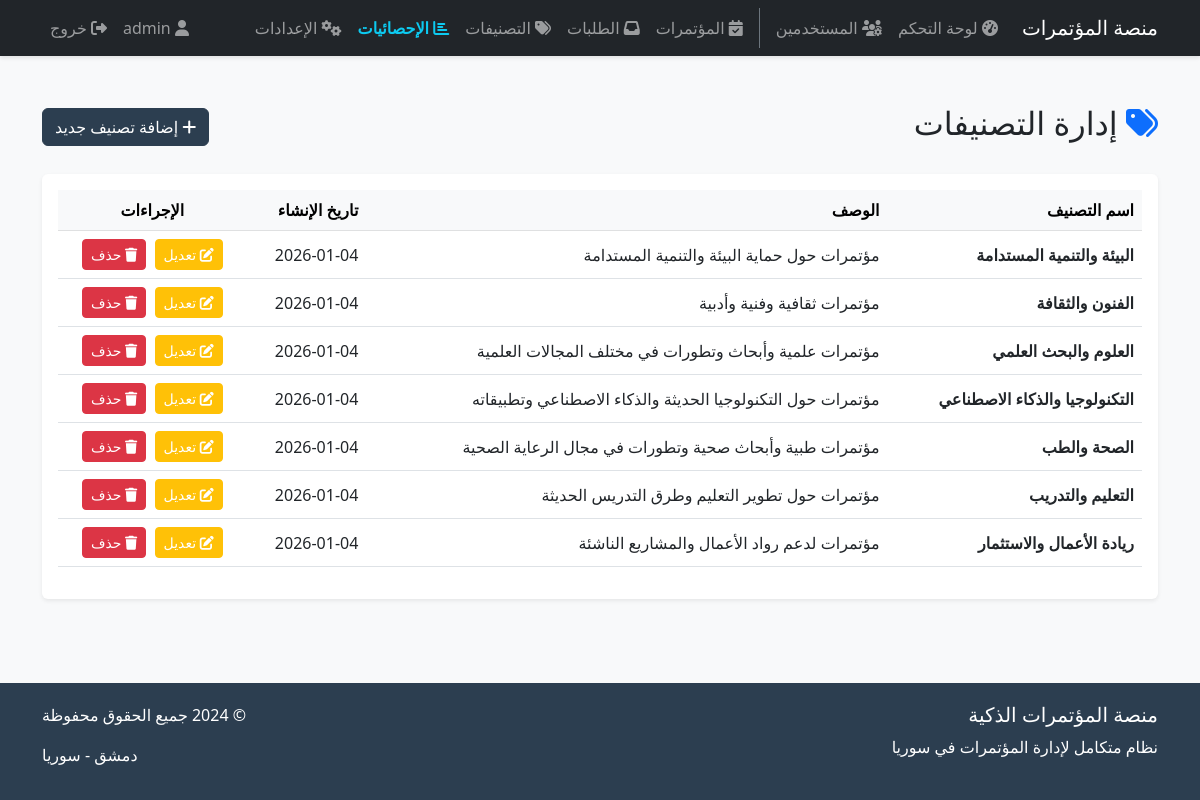
Screenshot of /conference/categories/ (signed in) with the database file from the repository.
### conference/models.py (models this page shows, shortened)
class Category(models.Model):
    name = models.CharField(max_length=100)
    description = models.TextField(blank=True)
    created_by = models.ForeignKey(User, on_delete=models.SET_NULL, null=True)
    created_at = models.DateTimeField(auto_now_add=True)
    class Meta:
        verbose_name_plural = "Categories"

### conference/views.py (the view, shortened to what this page needs)
# urls.py: path('categories/', views.manage_categories, name='manage_categories'),
@login_required
def manage_categories(request):
    try:
        if request.user.userprofile.user_type != 'admin':
            messages.error(request, 'ليس لديك صلاحية للوصول إلى هذه الصفحة')
            return redirect('home')
    except UserProfile.DoesNotExist:
        messages.error(request, 'يرجى تحديث الملف الشخصي')
        return redirect('home')
    categories = Category.objects.all().order_by('-created_at')
    context = {
        'categories': categories,
    }
    return render(request, 'categories/list.html', context)

### templates/categories/list.html (shortened to what this page needs)
{% extends 'base.html' %}
{% block content %}
<div class="row mb-4">
    <div class="col-md-12 d-flex justify-content-between align-items-center">
        <h2><i class="fas fa-tags text-primary"></i> إدارة التصنيفات</h2>
        <button type="button" class="btn btn-primary" data-bs-toggle="modal" data-bs-target="#addCategoryModal">
            <i class="fas fa-plus"></i> إضافة تصنيف جديد
        </button>
    </div>
</div>
<div class="card shadow-sm border-0">
    <div class="card-body">
        <div class="table-responsive">
            <table class="table table-hover align-middle">
                <thead class="table-light">
                    <tr>
                        <th>اسم التصنيف</th>
                        <th>الوصف</th>
                        <th>تاريخ الإنشاء</th>
                        <th class="text-center">الإجراءات</th>
                    </tr>
                </thead>
                <tbody>
                    {% for category in categories %}
                    <tr>
                        <td class="fw-bold">{{ category.name }}</td>
                        <td>{{ category.description|truncatechars:100 }}</td>
                        <td>{{ category.created_at|date:"Y-m-d" }}</td>
                        <td class="text-center">
                            <button class="btn btn-sm btn-warning text-white me-1"
                                    onclick="openEditModal('{{ category.id }}', '{{ category.name }}', '{{ category.description }}')">
                                <i class="fas fa-edit"></i> تعديل
                            </button>
                            <form method="POST" class="d-inline" onsubmit="return confirm('هل أنت متأكد من حذف هذا التصنيف؟');">
                                <button type="submit" class="btn btn-sm btn-danger">
                                    <i class="fas fa-trash"></i> حذف
                                </button>
                            </form>
                        </td>
                    </tr>
                    {% empty %}
                    <tr>
                        <td colspan="4" class="text-center py-4 text-muted">لا توجد تصنيفات حالياً</td>
                    </tr>
                    {% endfor %}
                </tbody>
            </table>
        </div>
    </div>
</div>
{% endblock %}

### templates/base.html (shortened to what this page needs)
<!DOCTYPE html>
<html lang="ar" dir="rtl">
<head>
    <link href="https://cdn.jsdelivr.net/npm/bootstrap@5.3.0/dist/css/bootstrap.rtl.min.css" rel="stylesheet">
    <link rel="stylesheet" href="https://cdnjs.cloudflare.com/ajax/libs/font-awesome/6.4.0/css/all.min.css">
</head>
<body>
    <nav class="navbar navbar-expand-lg navbar-dark bg-dark mb-4">
    <div class="container">
        <a class="navbar-brand" href="{% url 'home' %}">منصة المؤتمرات</a>
        <div class="collapse navbar-collapse" id="navbarNav">
            <ul class="navbar-nav me-auto">
                <li class="nav-item">
                    <a class="nav-link" href="{% url 'admin_dashboard' %}"><i class="fas fa-tachometer-alt"></i> لوحة التحكم</a>
                </li>
                {% if user.userprofile.user_type == 'admin' %}
                <li class="nav-item">
                    <a class="nav-link" href="{% url 'manage_users' %}"><i class="fas fa-users-cog"></i> المستخدمين</a>
                </li>
                <li class="nav-item border-start border-secondary ms-2 ps-2">
                    <a class="nav-link" href="{% url 'conferences_list' %}"><i class="fas fa-calendar-check"></i> المؤتمرات</a>
                </li>
                <li class="nav-item">
                    <a class="nav-link" href="{% url 'conference_requests' %}"><i class="fas fa-inbox"></i> الطلبات</a>
                </li>
                <li class="nav-item">
                    <a class="nav-link" href="{% url 'manage_categories' %}"><i class="fas fa-tags"></i> التصنيفات</a>
                </li>
                <li class="nav-item">
                    <a class="nav-link fw-bold text-info" href="{% url 'platform_statistics' %}"><i class="fas fa-chart-bar"></i> الإحصائيات</a>
                </li>
                <li class="nav-item">
                    <a class="nav-link" href="{% url 'system_settings' %}"><i class="fas fa-cogs"></i> الإعدادات</a>
                </li>
                {% endif %}
            </ul>
            <ul class="navbar-nav ms-auto">
                {% if user.is_authenticated %}
                <li class="nav-item">
                    <a class="nav-link" href="{% url 'user_profile' %}"><i class="fas fa-user"></i> {{ user.username }}</a>
                </li>
                <li class="nav-item">
                    <a class="nav-link" href="{% url 'logout' %}"><i class="fas fa-sign-out-alt"></i> خروج</a>
                </li>
                {% else %}
                <li class="nav-item">
                    <a class="nav-link" href="{% url 'login' %}">دخول</a>
                </li>
                {% endif %}
            </ul>
        </div>
    </div>
</nav>
    <main class="container py-4">
        {% block content %}{% endblock %}
    </main>
    <footer class="footer">
        <div class="container">
            <div class="row">
                <div class="col-md-6">
                    <h5>منصة المؤتمرات الذكية</h5>
                    <p>نظام متكامل لإدارة المؤتمرات في سوريا</p>
                </div>
                <div class="col-md-6 text-end">
                    <p>&copy; 2024 جميع الحقوق محفوظة</p>
                    <p>دمشق - سوريا</p>
                </div>
            </div>
        </div>
    </footer>
</body>
</html>

### templates/base.html (style rules this page uses)
body { font-family: 'Segoe UI', Tahoma, Geneva, Verdana, sans-serif; background-color: #f8f9fa; }
.navbar { box-shadow: 0 2px 4px rgba(0,0,0,.1); }
.card { border: none; box-shadow: 0 0 15px rgba(0,0,0,0.1); margin-bottom: 20px; }
.btn-primary { background-color: #2c3e50; border-color: #2c3e50; }
.footer { background-color: #2c3e50; color: white; padding: 20px 0; margin-top: 40px; }

### rows the page displays
Category: name "البيئة والتنمية المستدامة", description "مؤتمرات حول حماية البيئة والتنمية المستدامة", created_at "2026-01-04"
Category: name "الفنون والثقافة", description "مؤتمرات ثقافية وفنية وأدبية", created_at "2026-01-04"
Category: name "العلوم والبحث العلمي", description "مؤتمرات علمية وأبحاث وتطورات في مختلف المجالات العلمية", created_at "2026-01-04"
Category: name "التكنولوجيا والذكاء الاصطناعي", description "مؤتمرات حول التكنولوجيا الحديثة والذكاء الاصطناعي وتطبيقاته", created_at "2026-01-04"
Category: name "الصحة والطب", description "مؤتمرات طبية وأبحاث صحية وتطورات في مجال الرعاية الصحية", created_at "2026-01-04"
Category: name "التعليم والتدريب", description "مؤتمرات حول تطوير التعليم وطرق التدريس الحديثة", created_at "2026-01-04"
Category: name "ريادة الأعمال والاستثمار", description "مؤتمرات لدعم رواد الأعمال والمشاريع الناشئة", created_at "2026-01-04"

### other values shown
{{ user.username }} "admin"
